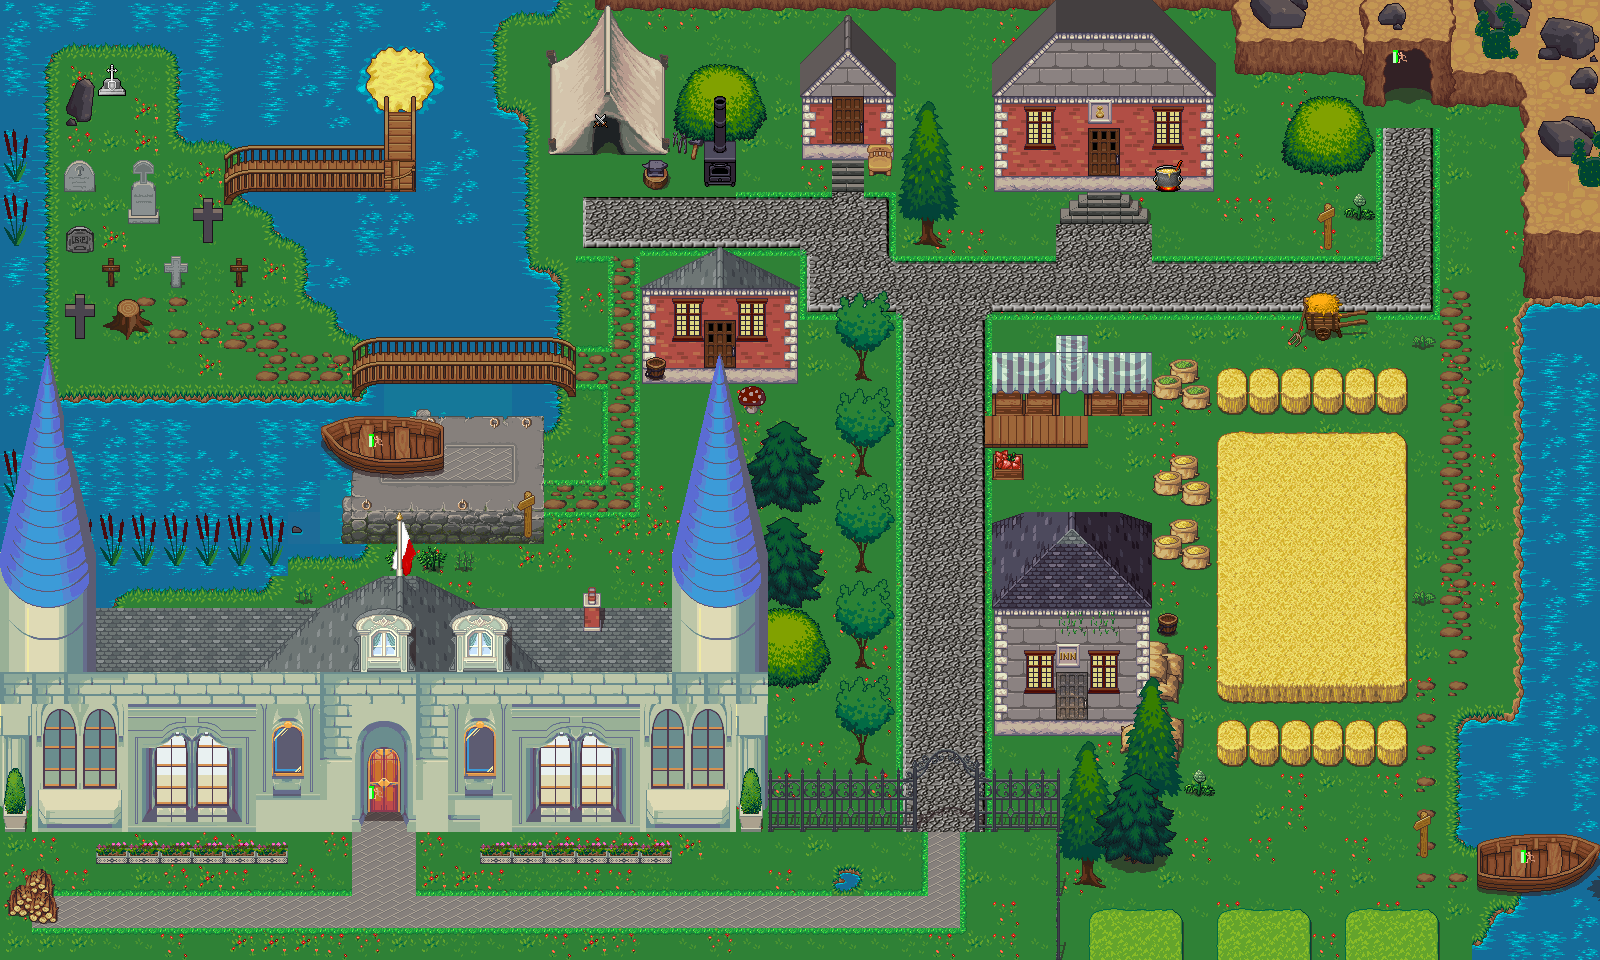

Below is a game level as drawn by its tile map, then a one-line description and the .tmx that defines it (tile-layer data replaced by summaries):
An orthogonal 50x30 tile map with 32x32 px tiles, 7 tile layers (ground, paths, buildings, trees, ...), 6 tilesets and 129 objects (73x wall, 22x water, 8x npc, 4x fruit tree, 4x enemy s, ...).

<map version="1.2" tiledversion="1.3.2" orientation="orthogonal" renderorder="right-down" compressionlevel="0" width="50" height="30" tilewidth="32" tileheight="32" infinite="0" nextlayerid="14" nextobjectid="174">
 <tileset firstgid="1" source="terrain_tile_set.tsx" />
 <tileset firstgid="1025" source="build atlas.tsx" />
 <tileset firstgid="2049" source="indoor.tsx" />
 <tileset firstgid="2553" source="build2 atlas.tsx" />
 <tileset firstgid="3577" source="full tileset.tsx" />
 <tileset firstgid="9657" source="dungen_crawler_1.tsx" />
 <layer id="1" name="ground" width="50" height="30">
  <data>[1500 cells, 1499 non-empty, 52 distinct tile ids]</data>
 </layer>
 <layer id="2" name="paths" width="50" height="30">
  <data>[1500 cells, 395 non-empty, 87 distinct tile ids]</data>
 </layer>
 <layer id="8" name="buildings" width="50" height="30">
  <data>[1500 cells, 153 non-empty, 71 distinct tile ids]</data>
 </layer>
 <layer id="4" name="trees" width="50" height="30">
  <data>[1500 cells, 300 non-empty, 135 distinct tile ids]</data>
 </layer>
 <layer id="5" name="castle" width="50" height="30">
  <data>[1500 cells, 248 non-empty, 116 distinct tile ids]</data>
 </layer>
 <layer id="3" name="additional paths" width="50" height="30">
  <data>[1500 cells, 170 non-empty, 79 distinct tile ids]</data>
 </layer>
 <layer id="11" name="decors" width="50" height="30">
  <data>[1500 cells, 65 non-empty, 34 distinct tile ids]</data>
 </layer>
 <objectgroup id="7" name="obstacles">
  <object id="2" name="water" x="-3" y="-1" width="496" height="43" />
  <object id="3" name="water" x="-4" y="40" width="54" height="580" />
  <object id="5" name="water" x="274" y="193" width="254" height="43" />
  <object id="6" name="water" x="304" y="235" width="224" height="43" />
  <object id="7" name="water" x="306" y="279" width="254" height="24" />
  <object id="8" name="water" x="335" y="304" width="223" height="32" />
  <object id="10" name="water" x="369" y="384" width="190" height="43" />
  <object id="11" name="water" x="173" y="42" width="193" height="100" />
  <object id="12" name="water" x="48" y="400" width="320" height="158" />
  <object id="13" name="water" x="48" y="559" width="240" height="18" />
  <object id="14" name="wall" x="28" y="617" width="742" height="167" />
  <object id="15" name="wall" x="30" y="784" width="327" height="48" />
  <object id="16" name="wall" x="409" y="784" width="354" height="46" />
  <object id="17" name="wall" x="97" y="842" width="190" height="22" />
  <object id="18" name="wall" x="481" y="838" width="190" height="25" />
  <object id="19" name="wall" x="16" y="888" width="35" height="27" />
  <object id="20" name="wall" x="674" y="512" width="90" height="106" />
  <object id="21" name="wall" x="762" y="776" width="154" height="48" />
  <object id="22" name="wall" x="973" y="776" width="94" height="48" />
  <object id="23" name="wall" x="1048" y="824" width="20" height="135" />
  <object id="25" name="water" x="432" y="43" width="63" height="43" />
  <object id="26" name="water" x="428" y="88" width="71" height="105" />
  <object id="27" name="water" x="499" y="114" width="29" height="82" />
  <object id="28" name="water" x="415" y="98" width="29" height="97" />
  <object id="29" name="water" x="366" y="98" width="15" height="44" />
  <object id="30" name="water" x="490" y="-8" width="70" height="28" />
  <object id="31" name="wall" x="1464" y="0" width="136" height="92" />
  <object id="32" name="water" x="1520" y="296" width="80" height="552" />
  <object id="33" name="water" x="1474" y="910" width="137" height="56" />
  <object id="34" name="water" x="1528" y="843" width="81" height="92" />
  <object id="36" name="wall" x="-13" y="942" width="1490" height="21" />
  <object id="37" name="wall" x="-12" y="602" width="43" height="360" />
  <object id="39" name="wall" x="1520" y="88" width="80" height="208" />
  <object id="41" name="wall" x="1305" y="303" width="32" height="32" />
  <object id="42" name="wall" x="917" y="197" width="23" height="52" />
  <object id="43" name="wall" x="691" y="76" width="58" height="58" />
  <object id="44" name="wall" x="992" y="520" width="160" height="120" />
  <object id="45" name="wall" x="1296" y="111" width="63" height="54" />
  <object id="46" name="water" x="244" y="193" width="30" height="18" />
  <object id="47" name="wall" x="1360" y="0" width="15" height="106" />
  <object id="48" name="wall" x="1432" y="0" width="32" height="96" />
  <object id="49" name="wall" x="1371" y="0" width="69" height="53" />
  <object id="51" name="wall" x="852" y="700" width="18" height="64" />
  <object id="53" name="wall" x="1030" y="20" width="144" height="116" />
  <object id="54" name="wall" x="1001" y="50" width="86" height="130" />
  <object id="55" name="wall" x="1122" y="51" width="78" height="129" />
  <object id="56" name="wall" x="806" y="52" width="86" height="104" />
  <object id="57" name="wall" x="554" y="66" width="105" height="67" />
  <object id="58" name="wall" x="690" y="463" width="129" height="50" />
  <object id="59" name="wall" x="752" y="515" width="74" height="97" />
  <object id="60" name="wall" x="765" y="616" width="54" height="67" />
  <object id="61" name="wall" x="704" y="368" width="29" height="95" />
  <object id="62" name="wall" x="756" y="423" width="51" height="42" />
  <object id="64" name="wall" x="647" y="163" width="18" height="20" />
  <object id="65" name="wall" x="708" y="134" width="23" height="49" />
  <object id="66" name="wall" x="854" y="604" width="18" height="64" />
  <object id="67" name="wall" x="852" y="509" width="18" height="64" />
  <object id="68" name="wall" x="853" y="414" width="18" height="64" />
  <object id="69" name="wall" x="853" y="319" width="18" height="64" />
  <object id="70" name="wall" x="992" y="640" width="64" height="64" />
  <object id="71" name="wall" x="1088" y="640" width="72" height="80" />
  <object id="73" name="wall" x="352" y="592" width="96" height="25" />
  <object id="74" name="water" x="95" y="577" width="175" height="15" />
  <object id="75" name="wall" x="52" y="578" width="63" height="38" />
  <object id="82" name="wall" x="1183" y="543" width="26" height="19" />
  <object id="83" name="wall" x="1155" y="533" width="26" height="19" />
  <object id="84" name="wall" x="1171" y="522" width="26" height="20" />
  <object id="85" name="wall" x="1181" y="481" width="26" height="19" />
  <object id="86" name="wall" x="1154" y="470" width="26" height="21" />
  <object id="87" name="wall" x="1171" y="457" width="26" height="21" />
  <object id="95" name="wall" x="1155" y="375" width="26" height="21" />
  <object id="96" name="wall" x="1182" y="385" width="26" height="21" />
  <object id="97" name="wall" x="1170" y="361" width="26" height="21" />
  <object id="98" name="wall" x="1091" y="353" width="59" height="53" />
  <object id="99" name="wall" x="995" y="353" width="60" height="53" />
  <object id="100" name="wall" x="1056" y="336" width="32" height="56" />
  <object id="103" name="wall" x="554" y="133" width="35" height="15" />
  <object id="104" name="wall" x="624" y="133" width="35" height="15" />
  <object id="105" name="wall" x="567" y="57" width="83" height="9" />
  <object id="106" name="wall" x="579" y="47" width="55" height="10" />
  <object id="107" name="wall" x="592" y="33" width="30" height="14" />
  <object id="108" name="wall" x="598" y="22" width="18" height="12" />
  </objectgroup>
 <objectgroup id="9" name="items">
  <!-- 13 objects omitted --></objectgroup>
 <objectgroup id="13" name="npcs">
  <!-- 8 objects omitted --></objectgroup>
 <objectgroup id="10" name="enemies">
  <!-- 4 objects omitted --></objectgroup>
 <objectgroup id="12" name="teleport">
  <!-- 7 objects omitted --></objectgroup>
</map>
<!-- 47 of 129 objects omitted -->
